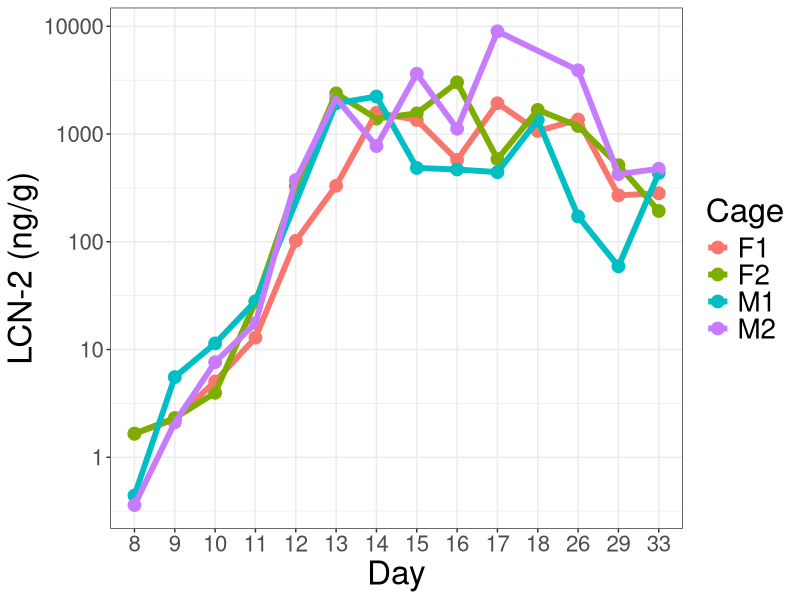
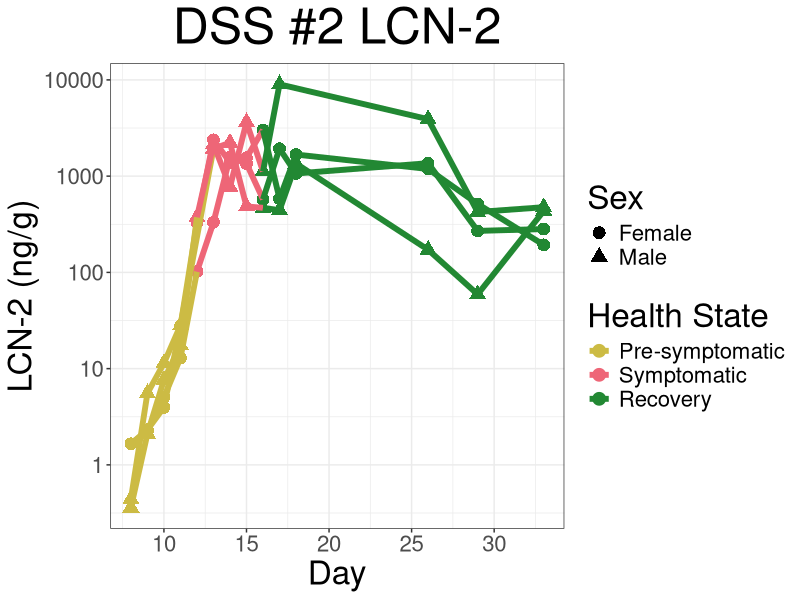
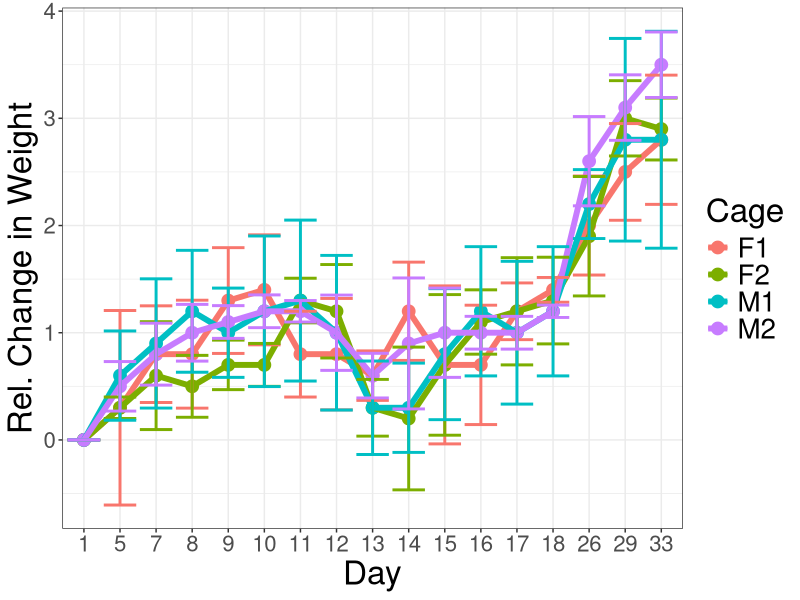

Write the R code that produced these figures, in order.
# Graphs of DSS #2 mouse health parameters 
# (weight, LCN2)

# Libraries ---------------------------------------------------------------

library(tidyverse)

# LCN2 --------------------------------------------------------------------

lcn2 <- read_csv("DSS2_LCN2.csv")

## LCN2 data manipulation -------------------------------------------------------------------

# make day into a factor & specifying the order
lcn2$day <- factor(lcn2$day, 
                   levels = c("8", "9", "10", "11", "12", "13", "14", "15", "16",
                              "17", "18", "26", "29", "33"))  

# turning pg/mL to ng/g
# there are 1000 pg in one ng
# i diluted 100 mg of feces in 1 mL
# (pg/mL) * (ng/1000 pg) * (mL/0.1g) = ng/100g 
# divide everything by 100 to get ng LCN-2 per g feces

lcn2$lcn2_ngg <- (lcn2$lcn2)/100

## LCN2 plots --------------------------------------------------------------------------------

### Log10 scale on ng/g ---------------------------------------------

lcn2 %>% ggplot(aes(x=day, y=lcn2_ngg, color = cage, group = cage)) +
  geom_point(size = 4) + geom_line(linewidth = 2) +
  labs(#title = "DSS #2 LCN-2", 
       x = "Day", y = "LCN-2 (ng/g)",
       color = "Cage") +
  theme_minimal() + theme_bw() +
  scale_y_log10() +
  theme(#plot.title = element_text(size = 36, hjust = 0.5), 
        axis.text = element_text(size = 16),
        axis.title=element_text(size=24), legend.text=element_text(size=20),
        legend.title=element_text(size=24))

#### coloured by health states (hs) ---------------------------------------------------

lcn2$day <- as.numeric(levels(lcn2$day))[lcn2$day]

lcn2$hs <- cut(lcn2$day, c(-Inf, 7, 11, 15, Inf), 
               c("Baseline", "Pre-symptomatic",
                 "Symptomatic", "Recovery"))

lcn2$day <- factor(lcn2$day, 
                   levels=c("8", "9", "10", "11", "12", "13", "14", 
                            "15", "16", "17", "18",
                            "26", "29", "33"))

lcn2$sex <- with(lcn2, ifelse(cage == "F1", "Female",
                              ifelse(cage == "F2", "Female",
                                     ifelse(cage == "M1", "Male", "Male"))))

lcn2 %>% ggplot(aes(x=as.numeric(levels(day)[day]), y=lcn2_ngg, group = cage)) +
  geom_point((aes(color = hs, shape = sex)), size = 4) + 
  geom_line((aes(color = hs)), linewidth = 2) +
  scale_color_manual(values=c("#CCBB44", "#EE6677", "#228833")) +
  labs(title = "DSS #2 LCN-2", x = "Day", y = "LCN-2 (ng/g)",
       color = "Health State", shape = "Sex") +
  theme_minimal() + theme_bw() +
  scale_y_log10() +
  theme(plot.title = element_text(size = 36, hjust = 0.5), axis.text = element_text(size = 16),
        axis.title=element_text(size=24), legend.text=element_text(size=16),
        legend.title=element_text(size=24))

# Weights ------------------------------------------------------------------

weights <- read_csv("DSS2_weights.csv")

weights$day <- factor(weights$day, 
                      levels = c("1", "5", "7", "8", 
                                 "9", "10", "11", "12", 
                                 "13", "14", "15", "16", 
                                 "17", "18", "26", "29", "33"))

## Median & SD weights ----------------------------------------------------------

# first making data frame for each cage, 
# since I want to get the median weight of each mouse 
# in each cage per day
# https://dplyr.tidyverse.org/reference/filter.html

F1_tbl <- filter(weights, cage == "F1")
F2_tbl <- filter(weights, cage == "F2")
M1_tbl <- filter(weights, cage == "M1")
M2_tbl <- filter(weights, cage == "M2")

# getting the median weight & sd per mouse per day, grouping days by using list()
# changing names of columns using setNames(), as per
# https://statisticsglobe.com/set-column-names-within-aggregate-function-in-r

F1_median_weights <- setNames(aggregate(F1_tbl$weight,list(F1_tbl$day),median), c("Day","Med.Wt"))
F1_sd_weights <- setNames(aggregate(F1_tbl$weight,list(F1_tbl$day),sd), c("Day","SD.Wt"))

F2_median_weights <- setNames(aggregate(F2_tbl$weight,list(F2_tbl$day),median), c("Day", "Med.Wt"))
F2_sd_weights <- setNames(aggregate(F2_tbl$weight,list(F2_tbl$day),sd), c("Day","SD.Wt"))

M1_median_weights <- setNames(aggregate(M1_tbl$weight,list(M1_tbl$day),median), c("Day","Med.Wt"))
M1_sd_weights <- setNames(aggregate(M1_tbl$weight,list(M1_tbl$day),sd), c("Day","SD.Wt"))

M2_median_weights <- setNames(aggregate(M2_tbl$weight,list(M2_tbl$day),median), c("Day","Med.Wt"))
M2_sd_weights <- setNames(aggregate(M2_tbl$weight,list(M2_tbl$day),sd), c("Day","SD.Wt"))

# creating data frames with the values of median & sd
# using inner_join() 

F1_med_std_weights <- inner_join(F1_median_weights,F1_sd_weights)
F1_med_std_weights$Cage <- "F1"

F2_med_std_weights <- inner_join(F2_median_weights,F2_sd_weights)
F2_med_std_weights$Cage <- "F2"

M1_med_std_weights <- inner_join(M1_median_weights,M1_sd_weights)
M1_med_std_weights$Cage <- "M1"

M2_med_std_weights <- inner_join(M2_median_weights,M2_sd_weights)
M2_med_std_weights$Cage <- "M2"

# Combining all above medians & SDs together into one data frame

all.cages <- rbind(F1_med_std_weights,F2_med_std_weights,M1_med_std_weights,M2_med_std_weights)

## Relative change in weight -------------------------------------------------------------

# Getting the relative change in weight per day, per mouse
weights.rel <- weights %>% group_by(day) %>% group_by(mouse) %>%
  mutate(rel.change.wt = weight - first(weight))

# First extracting individual cages from the data frame
F1_weights.rel <- weights.rel %>% filter(cage == "F1")
F2_weights.rel <- weights.rel %>% filter(cage == "F2")
M1_weights.rel <- weights.rel %>% filter(cage == "M1")
M2_weights.rel <- weights.rel %>% filter(cage == "M2")

# Then calculating median & SD 
# of the relative change in weight 
# Per day, per mouse

F1_weights.rel.med <- setNames(aggregate(F1_weights.rel$rel.change.wt,list(F1_weights.rel$day), median),
                               c("day","rel.med.wt"))
F1_weights.rel.sd <- setNames(aggregate(F1_weights.rel$rel.change.wt,list(F1_weights.rel$day),sd), 
                              c("day","rel.sd.wt"))

F2_weights.rel.med <- setNames(aggregate(F2_weights.rel$rel.change.wt,list(F2_weights.rel$day), median),
                               c("day","rel.med.wt"))
F2_weights.rel.sd <- setNames(aggregate(F2_weights.rel$rel.change.wt,list(F2_weights.rel$day),sd), 
                              c("day","rel.sd.wt"))

M1_weights.rel.med <- setNames(aggregate(M1_weights.rel$rel.change.wt,list(M1_weights.rel$day), median),
                               c("day","rel.med.wt"))
M1_weights.rel.sd <- setNames(aggregate(M1_weights.rel$rel.change.wt,list(M1_weights.rel$day),sd), 
                              c("day","rel.sd.wt"))

M2_weights.rel.med <- setNames(aggregate(M2_weights.rel$rel.change.wt,list(M2_weights.rel$day), median),
                               c("day","rel.med.wt"))
M2_weights.rel.sd <- setNames(aggregate(M2_weights.rel$rel.change.wt,list(M2_weights.rel$day),sd), 
                              c("day","rel.sd.wt"))

# Then joining sd data 
# to the _weights.rel data frames

F1_weights.rel.med.sd <- inner_join(F1_weights.rel.med,F1_weights.rel.sd)
F1_weights.rel.med.sd$cage <- "F1"

F2_weights.rel.med.sd <- inner_join(F2_weights.rel.med,F2_weights.rel.sd)
F2_weights.rel.med.sd$cage <- "F2"

M1_weights.rel.med.sd <- inner_join(M1_weights.rel.med,M1_weights.rel.sd)
M1_weights.rel.med.sd$cage <- "M1"

M2_weights.rel.med.sd <- inner_join(M2_weights.rel.med,M2_weights.rel.sd)
M2_weights.rel.med.sd$cage <- "M2"

# Then putting all cages 
# into one data frame for plotting

all.cages.rel <- rbind(F1_weights.rel.med.sd,F2_weights.rel.med.sd,
                       M1_weights.rel.med.sd,M2_weights.rel.med.sd)

## Weight plots -----------------------------------------------------------------------------

### Relative Weights ----------------------------------------------------------------------

all.cages.rel.plot <- all.cages.rel %>% 
  ggplot(aes(x=day, y=rel.med.wt, group=cage, color = cage)) +
  geom_point(size = 4) + geom_line(linewidth = 2) +
  labs(#title = "DSS #2 Weights", 
       x = "Day", y = "Rel. Change in Weight",
       color = "Cage") +
  geom_errorbar(aes(ymin=rel.med.wt-rel.sd.wt, ymax=rel.med.wt+rel.sd.wt), linewidth = 1) +
  theme_minimal() + theme_bw() +
  theme(#plot.title = element_text(size = 36, hjust = 0.5), 
        axis.text = element_text(size = 16),
        axis.title=element_text(size=24), legend.text=element_text(size=20),
        legend.title=element_text(size=24))

all.cages.rel.plot